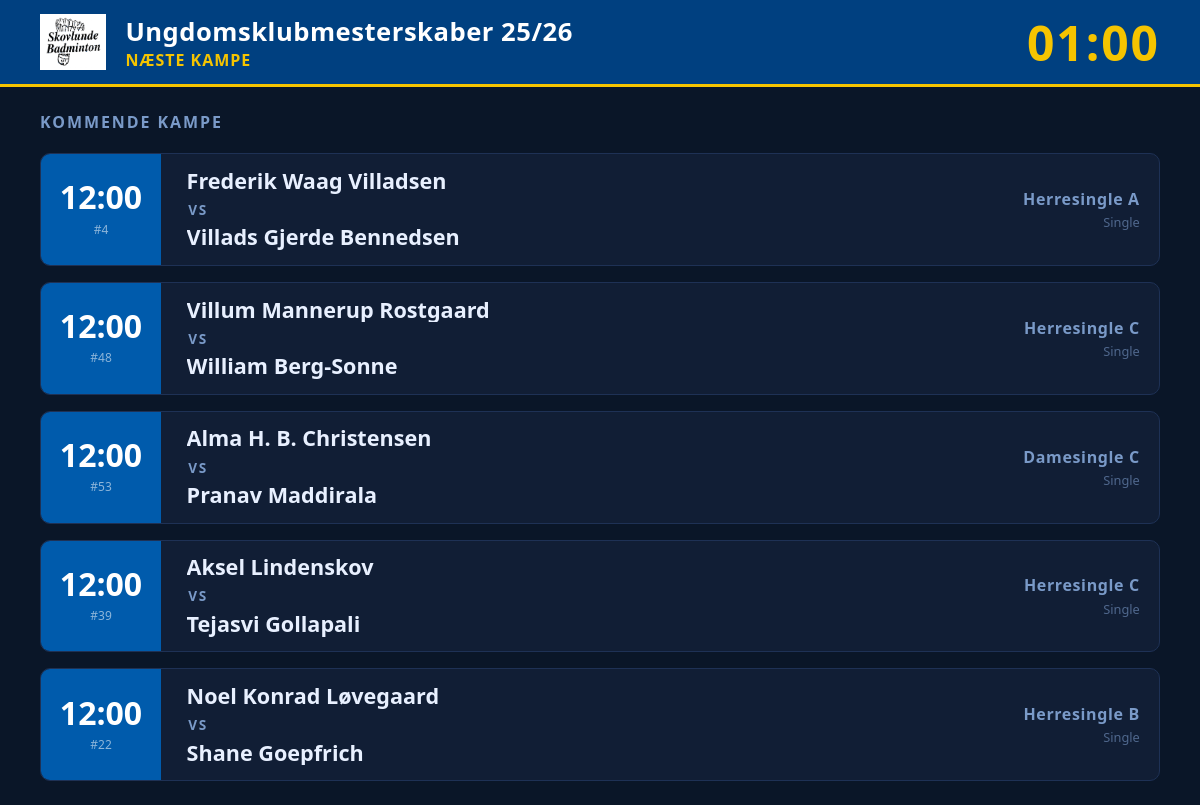
/tournaments/4/bigscreen/ (signed in), run on the app's committed database.
### tournaments/models.py (models this page shows, shortened)
class Tournament(models.Model):
    name = models.CharField(max_length=200, verbose_name=_("Name"))
    date = models.DateField(verbose_name=_("Date"))
    DIVISION_MODEL_CHOICES = [
        ('youth', _('Youth Divisions (U9-U19)')),
        ('mixed', _('Mixed Divisions (A, B, C)')),
    ]
    division_model = models.CharField(max_length=10, choices=DIVISION_MODEL_CHOICES, verbose_name=_("Division Model"))
    SCORING_MODEL_CHOICES = [
        ('best_of_3_21', _('Best of 3 sets to 21')),
        ('best_of_5_15', _('Best of 5 sets to 15')),
    ]
    scoring_model = models.CharField(
        max_length=20,
        choices=SCORING_MODEL_CHOICES,
        default='best_of_3_21',
        verbose_name=_("Scoring Model")
    )
    single_match_duration = models.IntegerField(
        help_text=_("Duration of a single match in minutes"),
        default=30,
        verbose_name=_("Single Match Duration")
    )
    double_match_duration = models.IntegerField(
        help_text=_("Duration of a double match in minutes"),
        default=40,
        verbose_name=_("Double Match Duration")
    )
    player_break_time = models.IntegerField(
        help_text=_("Minimum break time for players between matches in minutes"),
        default=15,
        verbose_name=_("Player Break Time")
    )
    court_count = models.IntegerField(
        default=4,
        verbose_name=_("Antal baner"),
        help_text=_("Antal tilgængelige baner under turneringen"),
    )
    start_time = models.TimeField(
        null=True, blank=True,
        verbose_name=_("Starttidspunkt"),
        help_text=_("Klokkeslæt for første kamp"),
    )
    schedule_locked = models.BooleanField(
        default=False,
        verbose_name=_("Program låst"),
        help_text=_("Når programmet er låst, kan kampprogram og spilleplan ikke ændres."),
    )
    logo = models.ImageField(
        upload_to='tournament_logos/',
        null=True, blank=True,
        verbose_name=_("Logo"),
        help_text=_("Logo vises på udprintede programmer og spilleplaner."),
    )
    owner = models.ForeignKey(
        settings.AUTH_USER_MODEL,
        on_delete=models.SET_NULL,
        null=True, blank=True,
        related_name='tournaments',
        verbose_name=_("Klubbruger"),
    )

class Match(models.Model):
    STATUS_CHOICES = [
        ('pending', _('Pending')),
        ('in_progress', _('In Progress')),
        ('completed', _('Completed')),
    ]
    division = models.ForeignKey(Division, on_delete=models.CASCADE, related_name='matches')
    team1 = models.ForeignKey('players.Team', on_delete=models.SET_NULL, null=True, blank=True, related_name='team1_matches')
    team2 = models.ForeignKey('players.Team', on_delete=models.SET_NULL, null=True, blank=True, related_name='team2_matches')
    winner = models.ForeignKey('players.Team', on_delete=models.SET_NULL, null=True, blank=True, related_name='won_matches', verbose_name=_("Winner"))
    score = models.CharField(max_length=50, blank=True, null=True, verbose_name=_("Score"))
    match_round = models.IntegerField(default=1, verbose_name=_("Round"))
    match_number = models.IntegerField(null=True, blank=True, verbose_name=_("Match Number"))
    bracket_slot = models.IntegerField(null=True, blank=True, verbose_name=_("Bracket Slot"))
    bracket_label = models.CharField(max_length=120, null=True, blank=True, verbose_name=_("Bracket Label"))
    status = models.CharField(max_length=20, choices=STATUS_CHOICES, default='pending', verbose_name=_("Status"))
    walkover = models.BooleanField(default=False, verbose_name=_("Walk-over"))
    scheduled_time = models.DateTimeField(verbose_name=_("Scheduled Time"), null=True, blank=True)
    court = models.CharField(max_length=50, blank=True, null=True, verbose_name=_("Court"))
    group_number = models.IntegerField(null=True, blank=True, verbose_name=_("Gruppe nr."))
    phase = models.CharField(
        max_length=10, default='group',
        choices=[('group', _('Gruppespil')), ('playoff', _('Slutspil'))],
        verbose_name=_("Fase"),
    )

class Division(models.Model):
    DISCIPLINE_CHOICES = [
        ('single', _('Single')),
        ('double', _('Double')),
        ('mixed', _('Mixeddouble')),
    ]
    TOURNAMENT_TYPE_CHOICES = [
        ('group', _('Gruppe (round-robin)')),
        ('playoff', _('Gruppe med slutspil')),
        ('tree', _('Enkeltelimination')),
    ]
    tournament = models.ForeignKey(Tournament, on_delete=models.CASCADE, related_name='divisions')
    name = models.CharField(max_length=100, verbose_name=_("Division Name"))
    discipline = models.CharField(
        max_length=10, choices=DISCIPLINE_CHOICES, default='single',
        verbose_name=_("Disciplin")
    )
    tournament_type = models.CharField(
        max_length=10, choices=TOURNAMENT_TYPE_CHOICES, default='group',
        verbose_name=_("Turneringstype")
    )
    group_count = models.IntegerField(
        default=2, verbose_name=_("Antal grupper"),
        help_text=_("Antal grupper i gruppespillet (kun ved 'Gruppe med slutspil')."),
    )
    advance_count = models.IntegerField(
        default=2, verbose_name=_("Antal der går videre"),
        help_text=_("Antal spillere/hold der går videre fra hver gruppe til slutspillet."),
    )
    schedule_priority = models.IntegerField(
        default=5,
        verbose_name=_("Spilleplansprioritet"),
        help_text=_("1 = planlæg tidligst · 10 = planlæg sidst. Brug dette til at sikre at yngre rækker spiller færdigt først."),
    )
    teams = models.ManyToManyField('players.Team', related_name='divisions', blank=True, verbose_name=_("Deltagere"))

### players/models.py (models this page shows, shortened)
class Team(models.Model):
    PAIR_TYPE_CHOICES = [
        ('double', _('Double')),
        ('mixed', _('Mixeddouble')),
    ]
    DIVISION_CHOICES = [
        ('U9', _('Under 9')),
        ('U11', _('Under 11')),
        ('U13', _('Under 13')),
        ('U15', _('Under 15')),
        ('U17', _('Under 17')),
        ('U19', _('Under 19')),
        ('A', _('A Række')),
        ('B', _('B Række')),
        ('C', _('C Række')),
    ]
    player1 = models.ForeignKey(Player, on_delete=models.CASCADE, related_name='team_player1')
    player2 = models.ForeignKey(Player, on_delete=models.SET_NULL, related_name='team_player2', null=True, blank=True)
    pair_type = models.CharField(
        max_length=10, choices=PAIR_TYPE_CHOICES, null=True, blank=True,
        verbose_name=_('Par-type'),
        help_text=_('Double: samme køn · Mixeddouble: et af hvert'),
    )
    division = models.CharField(
        max_length=10, choices=DIVISION_CHOICES, blank=True, null=True,
        verbose_name=_('Række'),
    )
    name = models.CharField(max_length=100, blank=True, null=True)

### tournaments/views.py (the view)
# urls.py: path('<int:pk>/bigscreen/', views.tournament_bigscreen, name='tournament_bigscreen'),
@login_required
def tournament_bigscreen(request, pk):
    tournament = get_object_or_404(Tournament, pk=pk, owner=request.user)
    matches = list(
        Match.objects
        .filter(division__tournament=tournament, scheduled_time__isnull=False, status='pending')
        .exclude(team1__isnull=True, team2__isnull=True, bracket_label__isnull=False)
        .select_related('division', 'team1', 'team2')
        .order_by('scheduled_time', 'court')
    )[:5]
    seed_lookup = _build_seed_lookup(tournament)
    _apply_seed_labels(matches, seed_lookup)
    playing_pks, resting = get_busy_info()
    apply_status_to_matches(matches, playing_pks, resting)
    return render(request, 'tournaments/bigscreen.html', {
        'tournament': tournament,
        'matches': matches,
    })

### tournaments/player_status.py (called while the page is built, shortened)
def get_busy_info():
    from tournaments.models import Match
    from players.models import Player
    now = timezone.now()
    in_progress = Match.objects.filter(status='in_progress').select_related(
        'team1__player1', 'team1__player2',
        'team2__player1', 'team2__player2',
    )
    playing_pks = set()
    resting = {
        p.pk: p.rest_until
        for p in Player.objects.filter(rest_until__gt=now).only('pk', 'rest_until')
    }
    return playing_pks, resting

def team_status(team, playing_pks, resting):
    if team is None:
        return None, None
    pks = [pk for pk in (team.player1_id, team.player2_id) if pk]
    for pk in pks:
        if pk in playing_pks:
            return 'playing', None
    latest = None
    for pk in pks:
        ru = resting.get(pk)
        if ru and (latest is None or ru > latest):
            latest = ru
    if latest:
        return 'resting', latest
    return None, None

def apply_status_to_matches(matches, playing_pks, resting):
    for match in matches:
        s1, r1 = team_status(match.team1, playing_pks, resting)
        s2, r2 = team_status(match.team2, playing_pks, resting)
        match.t1_status = s1
        match.t1_rest_until = r1
        match.t2_status = s2
        match.t2_rest_until = r2

### tournaments/views.py (called while the page is built)
def _build_seed_lookup(tournament):
    return {
        (s.division_id, s.team_id): s.seed_number
        for s in DivisionSeed.objects.filter(division__tournament=tournament)
    }

def _apply_seed_labels(matches, seed_lookup):
    for match in matches:
        s1 = seed_lookup.get((match.division_id, match.team1_id))
        s2 = seed_lookup.get((match.division_id, match.team2_id))
        match.t1_seed = f' ({s1})' if s1 else ''
        match.t2_seed = f' ({s2})' if s2 else ''

### tournaments/templates/tournaments/bigscreen.html (shortened to what this page needs)
{% load tournament_extras %}
<!DOCTYPE html>
<html lang="da">
<head>
</head>
<body>
<div class="topbar">
  <div class="topbar-left">
    {% if tournament.logo %}
    <img src="{{ tournament.logo.url }}" alt="Logo" class="topbar-logo">
    {% endif %}
    <div>
      <div class="topbar-name">{{ tournament.name }}</div>
      <div class="topbar-subtitle">Næste kampe</div>
    </div>
  </div>
  <div class="topbar-clock" id="clock">––:––</div>
</div>
<div class="main">
  {% if matches %}
  <div class="upcoming-label">Kommende kampe</div>
  {% for match in matches %}
  <div class="match-card">
    <div class="match-meta">
      <div class="match-time">{{ match.scheduled_time|time:"H:i" }}</div>
      {% if match.match_number %}<div class="match-no">#{{ match.match_number }}</div>{% endif %}
    </div>
    <div class="match-teams">
      <div class="team">
        {% if match.team1 %}{{ match.team1.name }}
        {% else %}<span style="color:var(--muted); font-style:italic;">{{ match.bracket_label }}</span>{% endif %}
      </div>
      <div class="vs">vs</div>
      <div class="team">
        {% if match.team2 %}{{ match.team2.name }}
        {% else %}<span style="color:var(--muted); font-style:italic;">Afventer</span>{% endif %}
      </div>
    </div>
    <div class="match-division">
      <div class="division-name">{{ match.division.name }}</div>
      <div class="discipline-label">{{ match.division.get_discipline_display }}</div>
    </div>
  </div>
  {% endfor %}
  {% else %}
  <div class="empty-state">
    <div class="empty-icon">🏸</div>
    <div class="empty-title">Ingen kommende kampe</div>
    <div class="empty-sub">Alle planlagte kampe er afviklet eller i gang</div>
  </div>
  {% endif %}
</div>
</body>
</html>

### tournaments/templates/tournaments/bigscreen.html (style rules this page uses)
*, *::before, *::after { box-sizing: border-box; margin: 0; padding: 0; }
:root { --blue: #005BAC; --blue-dk: #004080; --gold: #F5C400; --bg: #0a1628; --card-bg: #111e35; --card-border: #1e3155; --text: #e8f0ff; --muted: #7a9ac8; --green: #22c55e; }
html, body { height: 100%; background: var(--bg); color: var(--text); font-family: 'Segoe UI', Arial, sans-serif; overflow: hidden; }
.topbar { display: flex; align-items: center; justify-content: space-between; padding: 0.6rem 2.5rem; background: var(--blue-dk); border-bottom: 3px solid var(--gold); gap: 1rem; }
.topbar-left { display: flex; align-items: center; gap: 1.2rem; }
.topbar-logo { max-height: 56px; max-width: 120px; object-fit: contain; }
.topbar-name { font-size: 1.6rem; font-weight: 700; letter-spacing: 0.02em; color: #fff; }
.topbar-subtitle { font-size: 1rem; color: var(--gold); font-weight: 600; letter-spacing: 0.06em; text-transform: uppercase; }
.topbar-clock { font-size: 3rem; font-weight: 700; font-variant-numeric: tabular-nums; color: var(--gold); letter-spacing: 0.04em; min-width: 6rem; text-align: right; }
.main { display: flex; flex-direction: column; justify-content: center; height: calc(100vh - 82px); padding: 1.5rem 2.5rem; gap: 1rem; }
.match-card { background: var(--card-bg); border: 1.5px solid var(--card-border); border-radius: 10px; display: grid; grid-template-columns: 120px 1fr auto; align-items: center; gap: 0; overflow: hidden; flex: 1; max-height: 160px; }
.match-meta { background: var(--blue); display: flex; flex-direction: column; align-items: center; justify-content: center; height: 100%; padding: 0.6rem 0.8rem; gap: 0.25rem; }
.match-time { font-size: 2rem; font-weight: 700; font-variant-numeric: tabular-nums; color: #fff; line-height: 1; }
.match-no { font-size: 0.75rem; color: rgba(255,255,255,0.55); margin-top: 0.2rem; }
.match-teams { padding: 0.6rem 1.6rem; display: flex; flex-direction: column; justify-content: center; gap: 0.4rem; }
.team { font-size: clamp(0.9rem, 2vw, 1.35rem); font-weight: 700; line-height: 1.15; white-space: nowrap; overflow: hidden; text-overflow: ellipsis; }
.vs { font-size: 0.85rem; color: var(--muted); font-weight: 600; letter-spacing: 0.12em; text-transform: uppercase; padding-left: 0.1rem; }
.match-division { padding: 0.6rem 1.2rem; text-align: right; white-space: nowrap; align-self: center; }
.division-name { font-size: 1rem; color: var(--muted); font-weight: 600; letter-spacing: 0.04em; }
.discipline-label { font-size: 0.8rem; color: rgba(122,154,200,0.6); margin-top: 0.2rem; }
.upcoming-label { font-size: 1rem; font-weight: 700; letter-spacing: 0.12em; text-transform: uppercase; color: var(--muted); margin-bottom: 0.25rem; }

### data on the page
Tournament: logo (picture), name "Ungdomsklubmesterskaber 25/26"
Match: scheduled_time "12:00", match_number "4", team1.name "Frederik Waag Villadsen", team2.name "Villads Gjerde Bennedsen", division.name "Herresingle A", division.discipline "Single"
Match: scheduled_time "12:00", match_number "48", team1.name "Villum Mannerup Rostgaard", team2.name "William Berg-Sonne", division.name "Herresingle C", division.discipline "Single"
Match: scheduled_time "12:00", match_number "53", team1.name "Alma H. B. Christensen", team2.name "Pranav Maddirala", division.name "Damesingle C", division.discipline "Single"
Match: scheduled_time "12:00", match_number "39", team1.name "Aksel Lindenskov", team2.name "Tejasvi Gollapali", division.name "Herresingle C", division.discipline "Single"
Match: scheduled_time "12:00", match_number "22", team1.name "Noel Konrad Løvegaard", team2.name "Shane Goepfrich", division.name "Herresingle B", division.discipline "Single"
